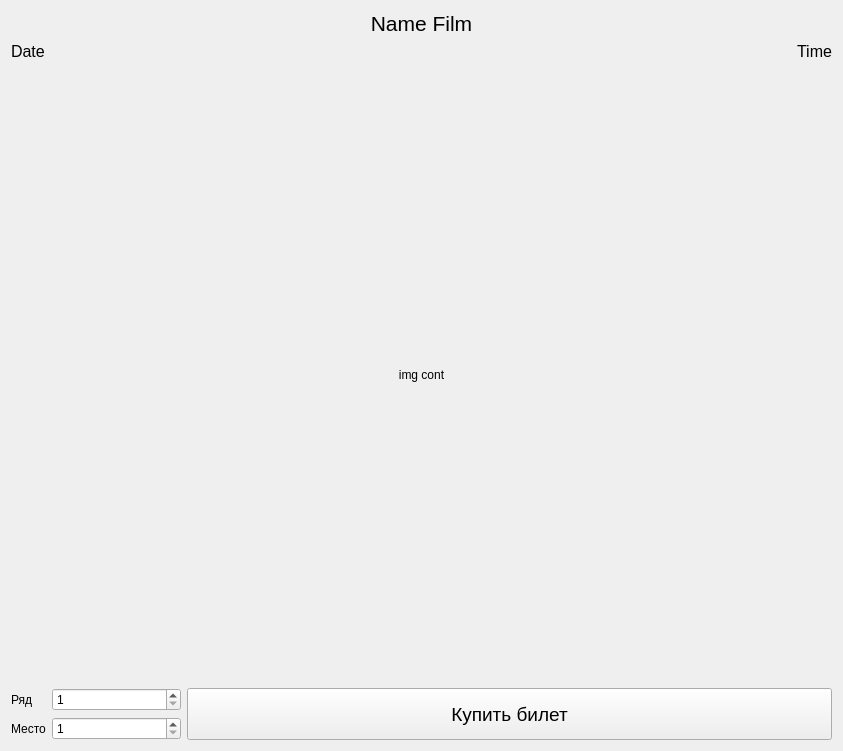
<?xml version="1.0" encoding="UTF-8"?>
<ui version="4.0">
 <class>DetalisSessionDialog</class>
 <widget class="QWidget" name="DetalisSessionDialog">
  <property name="geometry">
   <rect>
    <x>0</x>
    <y>0</y>
    <width>843</width>
    <height>751</height>
   </rect>
  </property>
  <property name="sizePolicy">
   <sizepolicy hsizetype="Minimum" vsizetype="Minimum">
    <horstretch>0</horstretch>
    <verstretch>0</verstretch>
   </sizepolicy>
  </property>
  <property name="windowTitle">
   <string>Form</string>
  </property>
  <layout class="QGridLayout" name="gridLayout" columnstretch="10,2,10">
   <item row="3" column="0">
    <widget class="QLabel" name="label">
     <property name="sizePolicy">
      <sizepolicy hsizetype="Maximum" vsizetype="Preferred">
       <horstretch>0</horstretch>
       <verstretch>0</verstretch>
      </sizepolicy>
     </property>
     <property name="text">
      <string>Ряд</string>
     </property>
    </widget>
   </item>
   <item row="4" column="1">
    <widget class="QSpinBox" name="col_edit">
     <property name="sizePolicy">
      <sizepolicy hsizetype="Minimum" vsizetype="Fixed">
       <horstretch>0</horstretch>
       <verstretch>0</verstretch>
      </sizepolicy>
     </property>
     <property name="minimum">
      <number>1</number>
     </property>
    </widget>
   </item>
   <item row="3" column="1">
    <widget class="QSpinBox" name="row_edit">
     <property name="sizePolicy">
      <sizepolicy hsizetype="Minimum" vsizetype="Fixed">
       <horstretch>0</horstretch>
       <verstretch>0</verstretch>
      </sizepolicy>
     </property>
     <property name="minimum">
      <number>1</number>
     </property>
    </widget>
   </item>
   <item row="0" column="0" colspan="3">
    <widget class="QLabel" name="name_film_label">
     <property name="sizePolicy">
      <sizepolicy hsizetype="Preferred" vsizetype="Maximum">
       <horstretch>0</horstretch>
       <verstretch>0</verstretch>
      </sizepolicy>
     </property>
     <property name="font">
      <font>
       <pointsize>16</pointsize>
      </font>
     </property>
     <property name="text">
      <string>Name Film</string>
     </property>
     <property name="alignment">
      <set>Qt::AlignCenter</set>
     </property>
    </widget>
   </item>
   <item row="4" column="0">
    <widget class="QLabel" name="label_2">
     <property name="sizePolicy">
      <sizepolicy hsizetype="Maximum" vsizetype="Preferred">
       <horstretch>0</horstretch>
       <verstretch>0</verstretch>
      </sizepolicy>
     </property>
     <property name="text">
      <string>Место</string>
     </property>
    </widget>
   </item>
   <item row="2" column="0" colspan="3">
    <widget class="QLabel" name="img_cont">
     <property name="text">
      <string>img cont</string>
     </property>
     <property name="alignment">
      <set>Qt::AlignCenter</set>
     </property>
    </widget>
   </item>
   <item row="3" column="2" rowspan="2">
    <widget class="QPushButton" name="buy_ticket_btn">
     <property name="sizePolicy">
      <sizepolicy hsizetype="Minimum" vsizetype="Minimum">
       <horstretch>0</horstretch>
       <verstretch>0</verstretch>
      </sizepolicy>
     </property>
     <property name="font">
      <font>
       <pointsize>14</pointsize>
      </font>
     </property>
     <property name="text">
      <string>Купить билет</string>
     </property>
    </widget>
   </item>
   <item row="1" column="0">
    <widget class="QLabel" name="date_label">
     <property name="sizePolicy">
      <sizepolicy hsizetype="Preferred" vsizetype="Maximum">
       <horstretch>0</horstretch>
       <verstretch>0</verstretch>
      </sizepolicy>
     </property>
     <property name="font">
      <font>
       <pointsize>12</pointsize>
      </font>
     </property>
     <property name="text">
      <string>Date</string>
     </property>
    </widget>
   </item>
   <item row="1" column="2">
    <widget class="QLabel" name="time_label">
     <property name="sizePolicy">
      <sizepolicy hsizetype="Preferred" vsizetype="Maximum">
       <horstretch>0</horstretch>
       <verstretch>0</verstretch>
      </sizepolicy>
     </property>
     <property name="font">
      <font>
       <pointsize>12</pointsize>
      </font>
     </property>
     <property name="text">
      <string>Time</string>
     </property>
     <property name="alignment">
      <set>Qt::AlignRight|Qt::AlignTrailing|Qt::AlignVCenter</set>
     </property>
    </widget>
   </item>
  </layout>
 </widget>
 <resources/>
 <connections/>
</ui>
